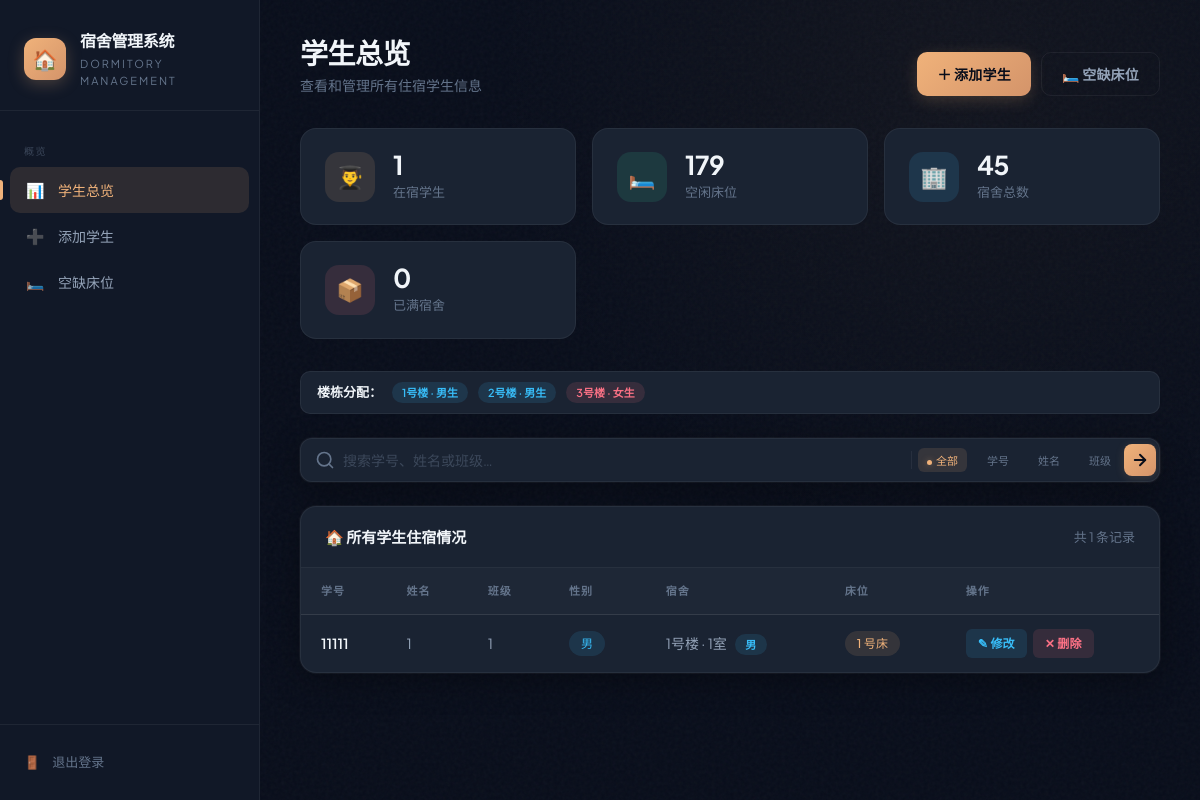
The app's page /index.php (signed in) with its own data.
### tables this page shows
CREATE TABLE `student` (
  `id` int(11) NOT NULL,
  `student_no` varchar(20) NOT NULL,
  `name` varchar(50) NOT NULL,
  `class_name` varchar(50) NOT NULL,
  `gender` enum('男','女') NOT NULL,
  `dorm_id` int(11) DEFAULT NULL,
  `bed_no` int(11) DEFAULT NULL
);

CREATE TABLE `dormitory` (
  `id` int(11) NOT NULL,
  `building_no` int(11) NOT NULL,
  `floor_no` int(11) NOT NULL,
  `room_no` int(11) NOT NULL,
  `gender` enum('男','女') NOT NULL DEFAULT '男',
  `capacity` int(11) DEFAULT '4',
  `available_beds` int(11) DEFAULT '4'
);

### index.php (the view, shortened to what this page needs)
<?php
require_once 'config.php';
$search = isset($_GET['search']) ? trim($_GET['search']) : '';
$where = '';
$students = $conn->query("SELECT s.*, d.building_no, d.floor_no, d.room_no, d.gender AS dorm_gender
                          FROM student s
                          LEFT JOIN dormitory d ON s.dorm_id = d.id
                          $where
                          ORDER BY s.id DESC");
$filtered_count = $students ? $students->num_rows : 0;
$total_students = $conn->query("SELECT COUNT(*) as count FROM student")->fetch_assoc()['count'];
$total_vacant = $conn->query("SELECT SUM(available_beds) as vacant FROM dormitory")->fetch_assoc()['vacant'];
$total_dorms = $conn->query("SELECT COUNT(*) as count FROM dormitory")->fetch_assoc()['count'];
$full_dorms = $conn->query("SELECT COUNT(*) as count FROM dormitory WHERE available_beds = 0")->fetch_assoc()['count'];
?>
<!DOCTYPE html>
<html lang="zh-CN">
<head>
    <link rel="stylesheet" href="style.css?v=2">
</head>
<body>
    <div class="app-layout">
        <aside class="sidebar">
            <div class="sidebar-header">
                <a href="index.php" class="sidebar-brand">
                    <div class="sidebar-logo">🏠</div>
                    <div class="sidebar-brand-text">
                        <h1>宿舍管理系统</h1>
                        <div class="subtitle">Dormitory Management</div>
                    </div>
                </a>
            </div>
            <nav class="sidebar-nav">
                <div class="nav-section-label">概览</div>
                <a href="index.php" class="active">
                    <span class="nav-icon">📊</span>
                    <span>学生总览</span>
                </a>
                <a href="add_student.php">
                    <span class="nav-icon">➕</span>
                    <span>添加学生</span>
                </a>
                <a href="vacant_beds.php">
                    <span class="nav-icon">🛏️</span>
                    <span>空缺床位</span>
                </a>
            </nav>
            <div class="sidebar-footer">
                <a href="logout.php">
                    <span class="nav-icon">🚪</span>
                    <span>退出登录</span>
                </a>
            </div>
        </aside>
        <main class="main-content">
            <div class="page-header">
                <div>
                    <h2>学生总览</h2>
                    <p class="header-sub">查看和管理所有住宿学生信息</p>
                </div>
                <div class="header-actions">
                    <a href="add_student.php" class="btn btn-primary">＋ 添加学生</a>
                    <a href="vacant_beds.php" class="btn btn-ghost">🛏️ 空缺床位</a>
                </div>
            </div>
            <div class="stats-grid">
                <div class="stat-card">
                    <div class="stat-icon amber">👨‍🎓</div>
                    <div class="stat-info">
                        <h3><?= $total_students ?></h3>
                        <p>在宿学生</p>
                    </div>
                </div>
                <div class="stat-card">
                    <div class="stat-icon green">🛏️</div>
                    <div class="stat-info">
                        <h3><?= $total_vacant ?: 0 ?></h3>
                        <p>空闲床位</p>
                    </div>
                </div>
                <div class="stat-card">
                    <div class="stat-icon blue">🏢</div>
                    <div class="stat-info">
                        <h3><?= $total_dorms ?></h3>
                        <p>宿舍总数</p>
                    </div>
                </div>
                <div class="stat-card">
                    <div class="stat-icon rose">📦</div>
                    <div class="stat-info">
                        <h3><?= $full_dorms ?></h3>
                        <p>已满宿舍</p>
                    </div>
                </div>
            </div>
            <div class="building-gender-info" style="margin-bottom:24px;">
                <span style="font-weight:600;color:var(--text-primary);">楼栋分配：</span>
                <span class="bldg-tag blue">1号楼 · 男生</span>
                <span class="bldg-tag blue">2号楼 · 男生</span>
                <span class="bldg-tag pink">3号楼 · 女生</span>
            </div>
            <div class="search-section">
                <form class="search-form" method="get" action="index.php" id="searchForm">
                    <div class="search-field" id="searchFieldContainer">
                        <div class="search-icon-box">
                            <svg class="search-svg" width="20" height="20" viewBox="0 0 24 24" fill="none" stroke="currentColor" stroke-width="2" stroke-linecap="round" stroke-linejoin="round">
                                <circle cx="11" cy="11" r="8"/>
                                <path d="m21 21-4.35-4.35"/>
                            </svg>
                        </div>
                        <input type="text"
                               name="search"
                               class="search-input"
                               placeholder="搜索学号、姓名或班级…"
                               value="<?= htmlspecialchars($search) ?>"
                               autocomplete="off"
                               id="searchInput">
                        <div class="search-scope" id="scopeTabs">
                            <button type="button" class="scope-chip" data-field="all"><span class="chip-dot"></span>全部</button>
                            <button type="button" class="scope-chip" data-field="student_no"><span class="chip-dot"></span>学号</button>
                            <button type="button" class="scope-chip" data-field="name"><span class="chip-dot"></span>姓名</button>
                            <button type="button" class="scope-chip" data-field="class"><span class="chip-dot"></span>班级</button>
                        </div>
                        <button type="submit" class="search-go" title="搜索">
                            <svg width="18" height="18" viewBox="0 0 24 24" fill="none" stroke="currentColor" stroke-width="2.5" stroke-linecap="round" stroke-linejoin="round">
                                <path d="M5 12h14"/><path d="m12 5 7 7-7 7"/>
                            </svg>
                        </button>
                    </div>
                </form>
            </div>
            <div class="card">
                <div class="card-header">
                    <h3>
                        <?php if ($search !== ''): ?>
                            🔎 搜索结果
                        <?php else: ?>
                            🏠 所有学生住宿情况
                        <?php endif; ?>
                    </h3>
                    <span class="text-sm text-muted">
                        <?php if ($search !== ''): ?>
                            共 <?= $filtered_count ?> 条匹配结果
                        <?php else: ?>
                            共 <?= $total_students ?> 条记录
                        <?php endif; ?>
                    </span>
                </div>
                <div class="card-body">
                    <div class="table-wrapper">
                        <table>
                            <thead>
                                <tr>
                                    <th>学号</th>
                                    <th>姓名</th>
                                    <th>班级</th>
                                    <th>性别</th>
                                    <th>宿舍</th>
                                    <th>床位</th>
                                    <th>操作</th>
                                </tr>
                            </thead>
                            <tbody>
                                <?php if($students && $students->num_rows > 0): ?>
                                    <?php while($row = $students->fetch_assoc()): ?>
                                    <tr>
                                        <td><strong><?= htmlspecialchars($row['student_no']) ?></strong></td>
                                        <td><?= htmlspecialchars($row['name']) ?></td>
                                        <td><?= htmlspecialchars($row['class_name']) ?></td>
                                        <td>
                                            <span class="badge <?= $row['gender'] === '男' ? 'badge-info' : 'badge-success' ?>">
                                                <?= $row['gender'] ?>
                                            </span>
                                        </td>
                                        <td>
                                            <?php if($row['building_no']): ?>
                                                <?= $row['building_no'] ?>号楼 · <?= $row['room_no'] ?>室
                                                <span class="dorm-gender-badge <?= $row['dorm_gender'] === '男' ? 'male' : 'female' ?>" style="margin-left:6px"><?= $row['dorm_gender'] ?></span>
                                            <?php else: ?>
                                                <span class="text-muted">未分配</span>
                                            <?php endif; ?>
                                        </td>
                                        <td>
                                            <?php if($row['bed_no']): ?>
                                                <span class="badge badge-accent"><?= $row['bed_no'] ?> 号床</span>
                                            <?php else: ?>
                                                <span class="text-muted">-</span>
                                            <?php endif; ?>
                                        </td>
                                        <td>
                                            <div class="action-group">
                                                <a href="edit_student.php?id=<?= $row['id'] ?>" class="btn btn-edit">✎ 修改</a>
                                                <a href="?del_id=<?= $row['id'] ?>" class="btn btn-del" onclick="return confirm('确定要删除该学生「<?= htmlspecialchars($row['name']) ?>」吗？此操作不可撤销。')">✕ 删除</a>
                                            </div>
                                        </td>
                                    </tr>
                                    <?php endwhile; ?>
                                <?php endif; ?>
                            </tbody>
                        </table>
                    </div>
                </div>
            </div>
        </main>
    </div>
</body>
</html>

### records on screen
student: student_no "11111", name "1", class_name "1", gender "男", dormitory.building_no "1", dormitory.room_no "1", dormitory.gender "男", bed_no "1"

### other values on screen
$total_students "1"
$total_vacant ?: 0 "179"
$total_dorms "45"
$full_dorms "0"
